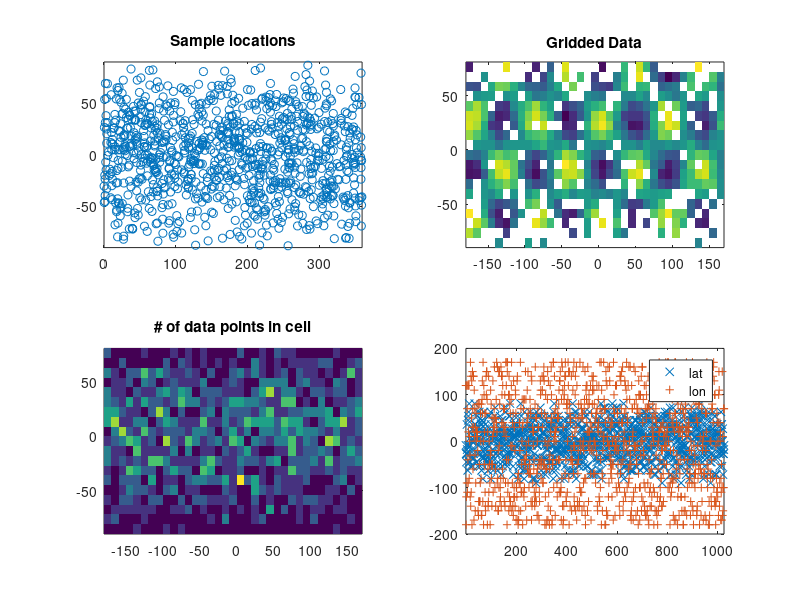

The MATLAB script that drew this image:
%Set number of random data points
Ndata	=	1024;
%make random locations for "cores"
%Core location latitude
lat	=	(180/pi)*acos(1-2*rand(1,Ndata))-90;
%Core location longitude
lon	=	360*rand(1,Ndata);
%Value at eat sample location
dat	=	sin(4*pi*lat/180).*cos(4*pi*lon/180)+.2*rand(1,Ndata);
%Plot the location of the points
subplot(2,2,1)
plot(lon,lat,"o;;")
xlim([0,360])
ylim([-90,90])
title("Sample locations")
% Make grid to put averages in
dlat	=	9;
dlon	=	10;
glat	=	-90:dlat:(90-dlat);
glon	=	-180:dlon:(180-dlon);
Nlon	=	length(glon);
Nlat	=	length(glat);
% Gridded data
datgrid	=	zeros(Nlon,Nlat);
% How many data points are in that grid point
ingrid	=	zeros(Nlon,Nlat);
% indecies of the  grid cell is a particular data point in
gridcell=	zeros(2,Ndata);
% list of which data points are in a particular grid point
incell	=	cell(Nlon,Nlat);
% Put each data point into a grid point
for k=1:Ndata
	%Find the nearest longitude
	i		=	round((lon(k)-glon(1))/dlon);
	i		=	mod(i,Nlon)+1;
	%Find the nearest latitude
	j		=	round((lat(k)-glat(1))/dlat);
	j		=	mod(j,Nlat)+1;
	% add the data index to that cells listing
	incell{i,j}	=	[incell{i,j},k];
	% add the grid cell index to that data points listing
	gridcell(:,k)	=	[i,j];
	% increase the count of data points in that grid cell
	ingrid(i,j)	=	ingrid(i,j)+1;
	% add the value to that cells running average
	datgrid(i,j)	=	datgrid(i,j)+dat(k);
end%for
% take the average
% Note: this will give NaNs for unoccupied cells
datgrid	=	datgrid./ingrid;
subplot(2,2,2)
pcolor(glon,glat,datgrid')
shading flat
title("Gridded Data")
subplot(2,2,3)
pcolor(glon,glat,ingrid')
title("# of data points in cell")
shading flat
subplot(2,2,4)
plot(1:Ndata,glat(gridcell(2,:)),"x;lat;",1:Ndata,glon(gridcell(1,:)),"+;lon;")
xlim([1,Ndata])
